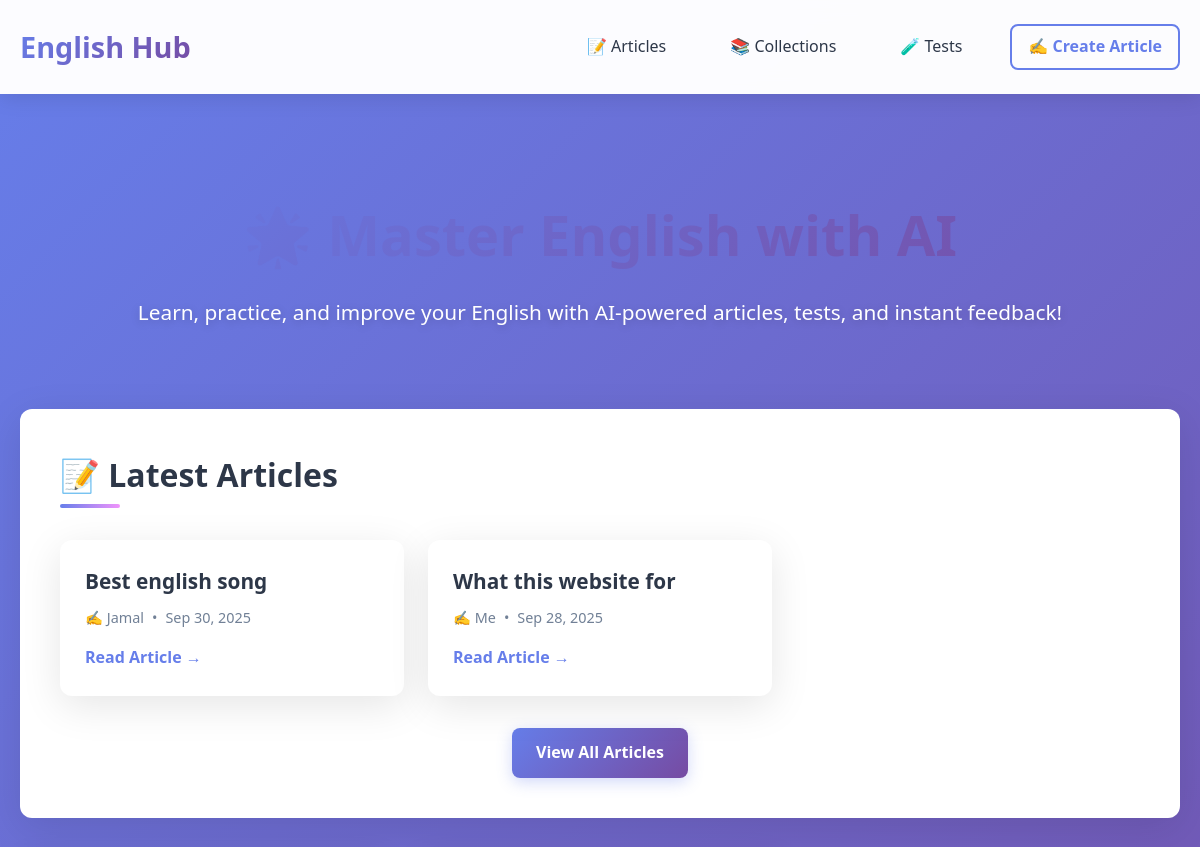
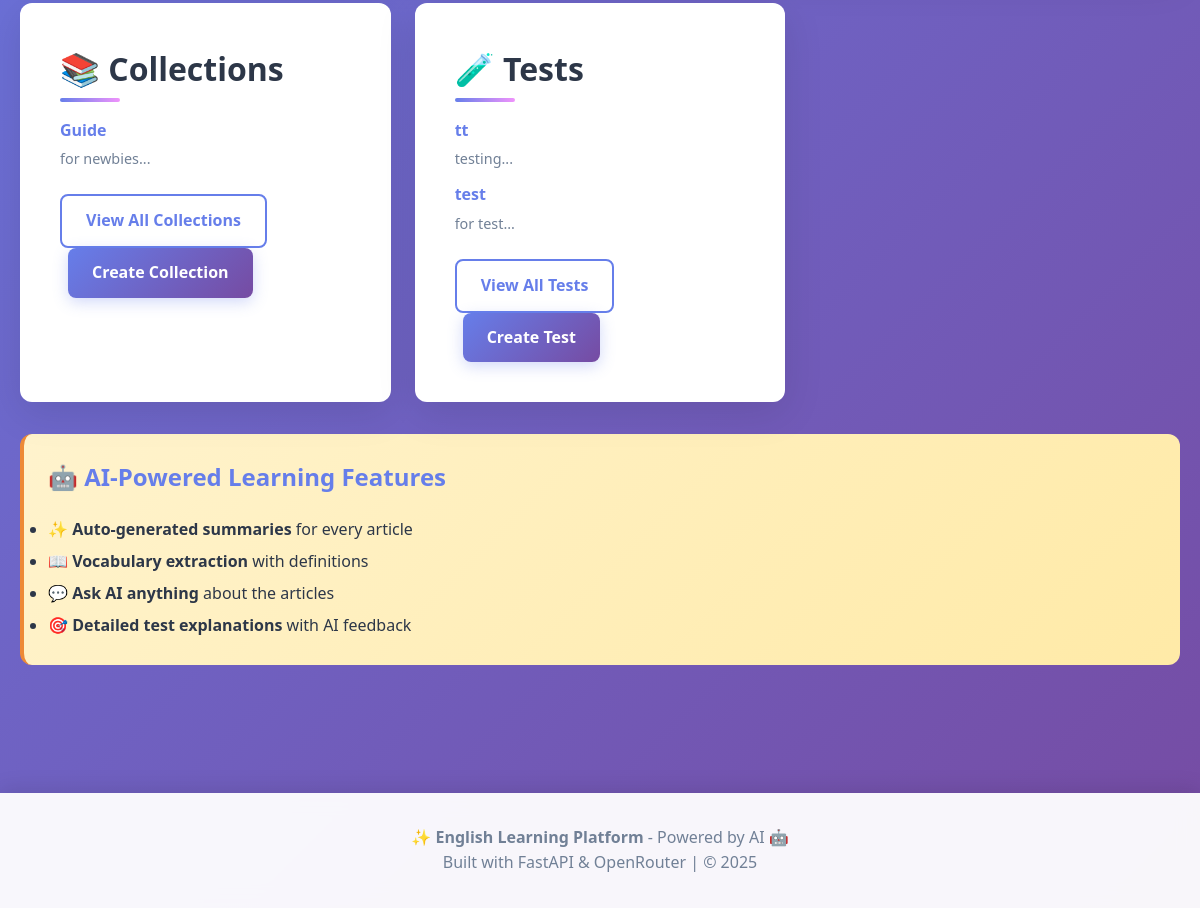
The page / on the database its author committed (2 pictures, top to bottom).
### app/models.py (models this page shows)
class Article(Base):
    __tablename__ = "articles"
    id = Column(Integer, primary_key=True, index=True)
    title = Column(String(200), nullable=False)
    body = Column(Text, nullable=False)
    author = Column(String(100), default="Anonymous")
    created_at = Column(DateTime, default=datetime.utcnow)
    comments = relationship("Comment", back_populates="article", cascade="all, delete-orphan")
    collections = relationship("Collection", secondary=article_collection, back_populates="articles")

class Collection(Base):
    __tablename__ = "collections"
    id = Column(Integer, primary_key=True, index=True)
    title = Column(String(200), nullable=False)
    description = Column(Text, default="")
    created_at = Column(DateTime, default=datetime.utcnow)
    articles = relationship("Article", secondary=article_collection, back_populates="collections")

class Test(Base):
    __tablename__ = "tests"
    id = Column(Integer, primary_key=True, index=True)
    title = Column(String(200), nullable=False)
    description = Column(Text, default="")
    created_at = Column(DateTime, default=datetime.utcnow)
    questions = relationship("Question", back_populates="test", cascade="all, delete-orphan")

### app/main.py (the view)
@app.get("/", response_class=HTMLResponse)
def index(request: Request, db=Depends(get_db)):
    articles = crud.get_articles(db, limit=10)
    collections = crud.get_collections(db)
    tests = crud.get_tests(db)
    return templates.TemplateResponse("index.html", {"request": request, "articles": articles, "collections": collections, "tests": tests})

### app/templates/index.html (shortened to what this page needs)
{% extends "base.html" %}
{% block content %}
<div class="hero">
  <h1>🌟 Master English with AI</h1>
  <p>Learn, practice, and improve your English with AI-powered articles, tests, and instant feedback!</p>
</div>
<div class="content-card">
  <h2>📝 Latest Articles</h2>
  {% if articles %}
    <div class="card-grid">
      {% for a in articles %}
        <div class="card">
          <h3 class="card-title">{{ a.title }}</h3>
          <div class="card-meta">
            <span>✍️ {{ a.author }}</span>
            <span>•</span>
            <span>{{ a.created_at.strftime('%b %d, %Y') if a.created_at else 'Recently' }}</span>
          </div>
          <a href="/articles/{{ a.id }}" class="card-link">Read Article →</a>
        </div>
      {% endfor %}
    </div>
    <div style="text-align: center; margin-top: 2rem;">
      <a href="/articles" class="btn">View All Articles</a>
    </div>
  {% else %}
    <p style="text-align: center; color: var(--gray); padding: 2rem;">
      No articles yet. <a href="/articles/create" class="card-link">Create the first one!</a>
    </p>
  {% endif %}
</div>
<div class="card-grid">
  <div class="content-card" style="margin-bottom: 0;">
    <h2>📚 Collections</h2>
    {% if collections %}
      <ul style="list-style: none; padding: 0;">
        {% for c in collections %}
          <li style="margin: 0.75rem 0;">
            <a href="/collections/{{ c.id }}" class="card-link">{{ c.title }}</a>
            {% if c.description %}
              <p style="color: var(--gray); font-size: 0.9rem; margin-top: 0.25rem;">{{ c.description[:100] }}...</p>
            {% endif %}
          </li>
        {% endfor %}
      </ul>
      <div style="margin-top: 1.5rem;">
        <a href="/collections" class="btn btn-outline">View All Collections</a>
        <a href="/collections/create" class="btn" style="margin-left: 0.5rem;">Create Collection</a>
      </div>
    {% else %}
      <p style="color: var(--gray);">No collections yet. <a href="/collections/create" class="card-link">Create one!</a></p>
    {% endif %}
  </div>
  <div class="content-card" style="margin-bottom: 0;">
    <h2>🧪 Tests</h2>
    {% if tests %}
      <ul style="list-style: none; padding: 0;">
        {% for t in tests %}
          <li style="margin: 0.75rem 0;">
            <a href="/tests/{{ t.id }}" class="card-link">{{ t.title }}</a>
            {% if t.description %}
              <p style="color: var(--gray); font-size: 0.9rem; margin-top: 0.25rem;">{{ t.description[:100] }}...</p>
            {% endif %}
          </li>
        {% endfor %}
      </ul>
      <div style="margin-top: 1.5rem;">
        <a href="/tests" class="btn btn-outline">View All Tests</a>
        <a href="/tests/create" class="btn" style="margin-left: 0.5rem;">Create Test</a>
      </div>
    {% else %}
      <p style="color: var(--gray);">No tests yet. <a href="/tests/create" class="card-link">Create one!</a></p>
    {% endif %}
  </div>
</div>
<div class="ai-section" style="margin-top: 2rem;">
  <h3>🤖 AI-Powered Learning Features</h3>
  <ul style="margin-top: 1rem; line-height: 2;">
    <li>✨ <strong>Auto-generated summaries</strong> for every article</li>
    <li>📖 <strong>Vocabulary extraction</strong> with definitions</li>
    <li>💬 <strong>Ask AI anything</strong> about the articles</li>
    <li>🎯 <strong>Detailed test explanations</strong> with AI feedback</li>
  </ul>
</div>
{% endblock %}

### app/static/style.css (style rules this page uses)
:root { --primary: #667eea; --primary-dark: #5a67d8; --secondary: #764ba2; --accent: #f093fb; --success: #48bb78; --warning: #ed8936; --danger: #f56565; --dark: #2d3748; --light: #f7fafc; --gray: #718096; --white: #ffffff; --shadow: 0 10px 40px rgba(0, 0, 0, 0.1); --shadow-hover: 0 15px 50px rgba(0, 0, 0, 0.15); --border-radius: 12px; --transition: all 0.3s cubic-bezier(0.4, 0, 0.2, 1); }
* { margin: 0; padding: 0; box-sizing: border-box; }
body { font-family: 'Segoe UI', Tahoma, Geneva, Verdana, sans-serif; background: linear-gradient(135deg, #667eea 0%, #764ba2 100%); background-attachment: fixed; color: var(--dark); line-height: 1.6; min-height: 100vh; }
.content-card { background: var(--white); border-radius: var(--border-radius); padding: 2.5rem; margin-bottom: 2rem; box-shadow: var(--shadow); transition: var(--transition); animation: slideUp 0.5s ease-out; }
h1, h2, h3, h4, h5, h6 { margin-bottom: 1rem; font-weight: 700; color: var(--dark); }
h1 { font-size: 2.5rem; background: linear-gradient(135deg, var(--primary), var(--secondary)); -webkit-background-clip: text; -webkit-text-fill-color: transparent; background-clip: text; margin-bottom: 1.5rem; }
h2 { font-size: 2rem; color: var(--dark); position: relative; padding-bottom: 0.5rem; }
h2::after { content: ''; position: absolute; bottom: 0; left: 0; width: 60px; height: 4px; background: linear-gradient(90deg, var(--primary), var(--accent)); border-radius: 2px; }
h3 { font-size: 1.5rem; color: var(--primary); }
.card-grid { display: grid; grid-template-columns: repeat(auto-fill, minmax(300px, 1fr)); gap: 1.5rem; margin: 2rem 0; }
.card { background: var(--white); border-radius: var(--border-radius); padding: 1.5rem; box-shadow: var(--shadow); transition: var(--transition); border: 1px solid transparent; position: relative; overflow: hidden; }
.card::before { content: ''; position: absolute; top: 0; left: 0; width: 100%; height: 4px; background: linear-gradient(90deg, var(--primary), var(--accent)); transform: scaleX(0); transition: var(--transition); }
.card-title { font-size: 1.3rem; font-weight: 600; color: var(--dark); margin-bottom: 0.5rem; }
.card-meta { color: var(--gray); font-size: 0.9rem; margin-bottom: 1rem; display: flex; align-items: center; gap: 0.5rem; }
.card-link { display: inline-block; color: var(--primary); text-decoration: none; font-weight: 600; transition: var(--transition); }
button, .btn { display: inline-block; padding: 0.75rem 1.5rem; background: linear-gradient(135deg, var(--primary), var(--secondary)); color: var(--white); border: none; border-radius: 8px; font-weight: 600; cursor: pointer; transition: var(--transition); text-decoration: none; box-shadow: 0 4px 15px rgba(102, 126, 234, 0.3); }
.btn-outline { background: transparent; border: 2px solid var(--primary); color: var(--primary); box-shadow: none; }
.ai-section { background: linear-gradient(135deg, #fff3cd, #ffeaa7); border-radius: var(--border-radius); padding: 1.5rem; margin: 2rem 0; border-left: 4px solid var(--warning); }
.hero { text-align: center; padding: 3rem 0; animation: fadeIn 0.8s ease-out; }
.hero h1 { font-size: 3.5rem; margin-bottom: 1rem; }
.hero p { font-size: 1.3rem; color: var(--white); margin-bottom: 2rem; text-shadow: 0 2px 10px rgba(0, 0, 0, 0.2); }

### rows shown on the page
Article: title "Best english song", author "Jamal", created_at "Sep 30, 2025"
Article: title "What this website for", author "Me", created_at "Sep 28, 2025"
Collection: title "Guide", description "for newbies"
Test: title "tt", description "testing"
Test: title "test", description "for test"
